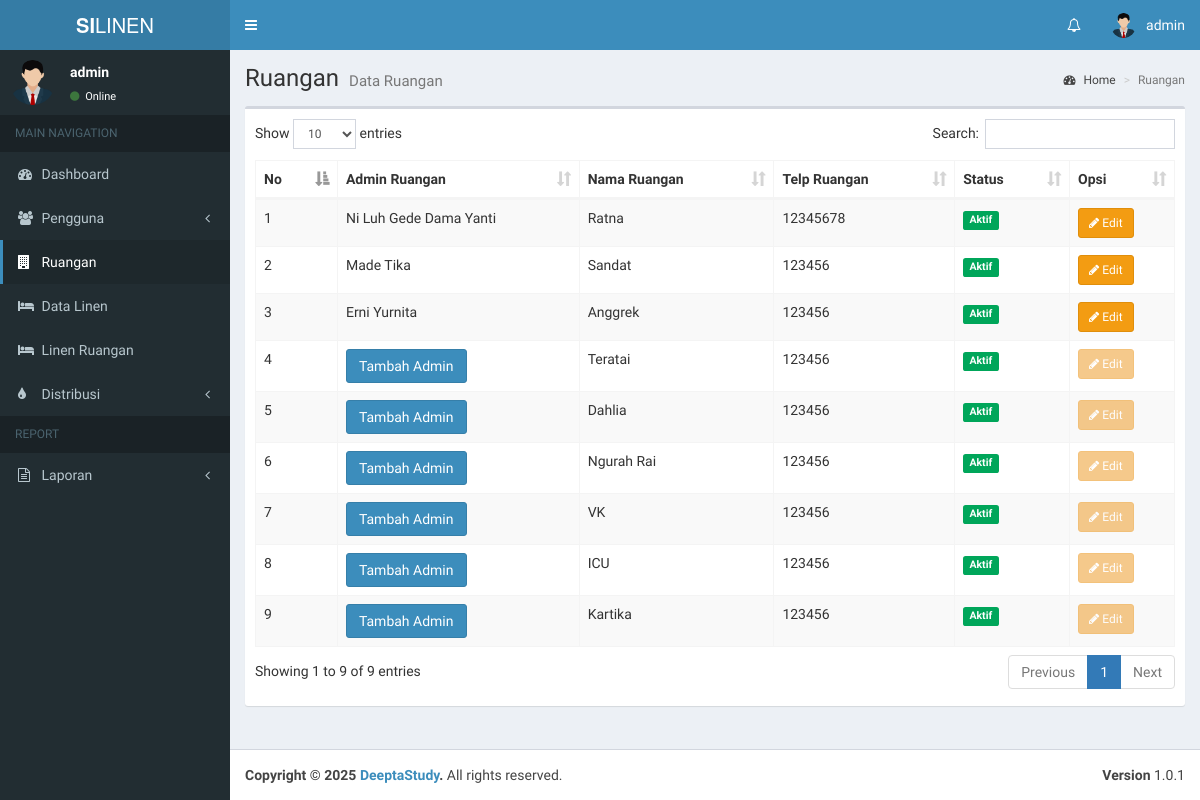
The app's page /admin/data_ruangan.php (signed in), older data.
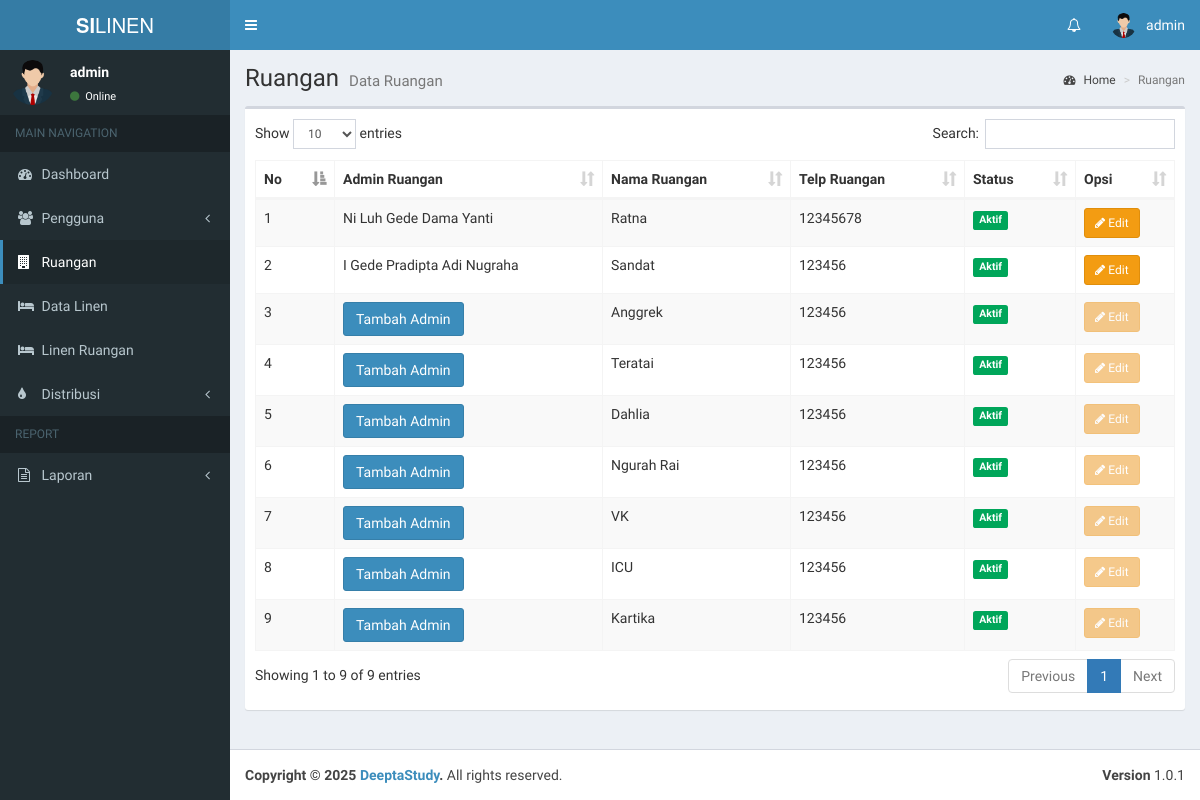
The same page, newer data.
### tables this page shows
CREATE TABLE `ruangan` (
  `id` int(11) NOT NULL,
  `id_user` int(11) DEFAULT NULL,
  `nama_ruangan` varchar(199) NOT NULL,
  `telp_ruangan` varchar(15) NOT NULL,
  `status` int(11) NOT NULL
);

CREATE TABLE `users` (
  `id` int(11) NOT NULL,
  `nama` varchar(100) NOT NULL,
  `username` varchar(100) NOT NULL,
  `email` varchar(100) NOT NULL,
  `password` varchar(100) NOT NULL,
  `hak_akses` varchar(25) NOT NULL,
  `status` int(11) NOT NULL,
  `status_ruangan` int(11) DEFAULT NULL
);

### admin/data_ruangan.php (the view, shortened to what this page needs)
<?php
include '../koneksi.php';
$dataQuery = mysqli_query($koneksi, "SELECT r.*, u.nama as nama_admin
                                    FROM ruangan r
                                    LEFT JOIN users u ON r.id_user = u.id");
?>
<section class="content">
    <div class="row">
        <div class="col-xs-12">
            <div class="box">
                <div class="box-body">
                    <table id="example1" class="table table-bordered table-striped">
                        <thead>
                            <tr>
                                <th>No</th>
                                <th>Admin Ruangan</th>
                                <th>Nama Ruangan</th>
                                <th>Telp Ruangan</th>
                                <th>Status</th>
                                <th>Opsi</th>
                            </tr>
                        </thead>
                        <tbody>
                            <?php
                            $no = 1;
                            while ($data = mysqli_fetch_assoc($dataQuery)):
                            ?>
                                <tr>
                                    <td><?= $no++; ?></td>
                                    <td>
                                        <?php if (empty($data['id_user'])): ?>
                                            <a href="tambah_admin_ruangan.php?id=<?= $data['id'] ?>" class="btn btn-primary">
                                                Tambah Admin
                                            <?php else: ?>
                                                <?= htmlspecialchars($data['nama_admin'] ?? 'Admin tidak ditemukan') ?>
                                            <?php endif; ?>
                                    </td>
                                    <td><?= htmlspecialchars($data['nama_ruangan']) ?></td>
                                    <td><?= htmlspecialchars($data['telp_ruangan']) ?></td>
                                    <td>
                                        <span class="label <?= ($data['status'] == 1) ? 'label-success' : 'label-danger' ?>">
                                            <?= ($data['status'] == 1) ? 'Aktif' : 'Nonaktif' ?>
                                        </span>
                                    </td>
                                    <td>
                                        <?php if (!empty($data['id_user'])): ?>
                                            <a href="edit_ruangan.php?id=<?= $data['id'] ?>" class="btn btn-sm btn-warning"><i class="fa fa-pencil"></i> Edit</a>
                                        <?php else: ?>
                                            <button class="btn btn-sm btn-warning" disabled><i class="fa fa-pencil"></i> Edit</button>
                                        <?php endif; ?>
                                    </td>
                                </tr>
                            <?php endwhile; ?>
                        </tbody>
                    </table>
                </div>
            </div>
        </div>
    </div>
</section>
<?php
$content = ob_get_clean();
include __DIR__ . '/../layouts/header.php';
echo $content;
include __DIR__ . '/../layouts/footer.php';
?>

Row changes from the older to the newer data that the page shows:
changed ruangan "Sandat": id_user.nama "Made Tika" → "I Gede Pradipta Adi Nugraha"
changed ruangan "Anggrek": id_user.nama "Erni Yurnita" → (not shown); now shows "Tambah Admin"
